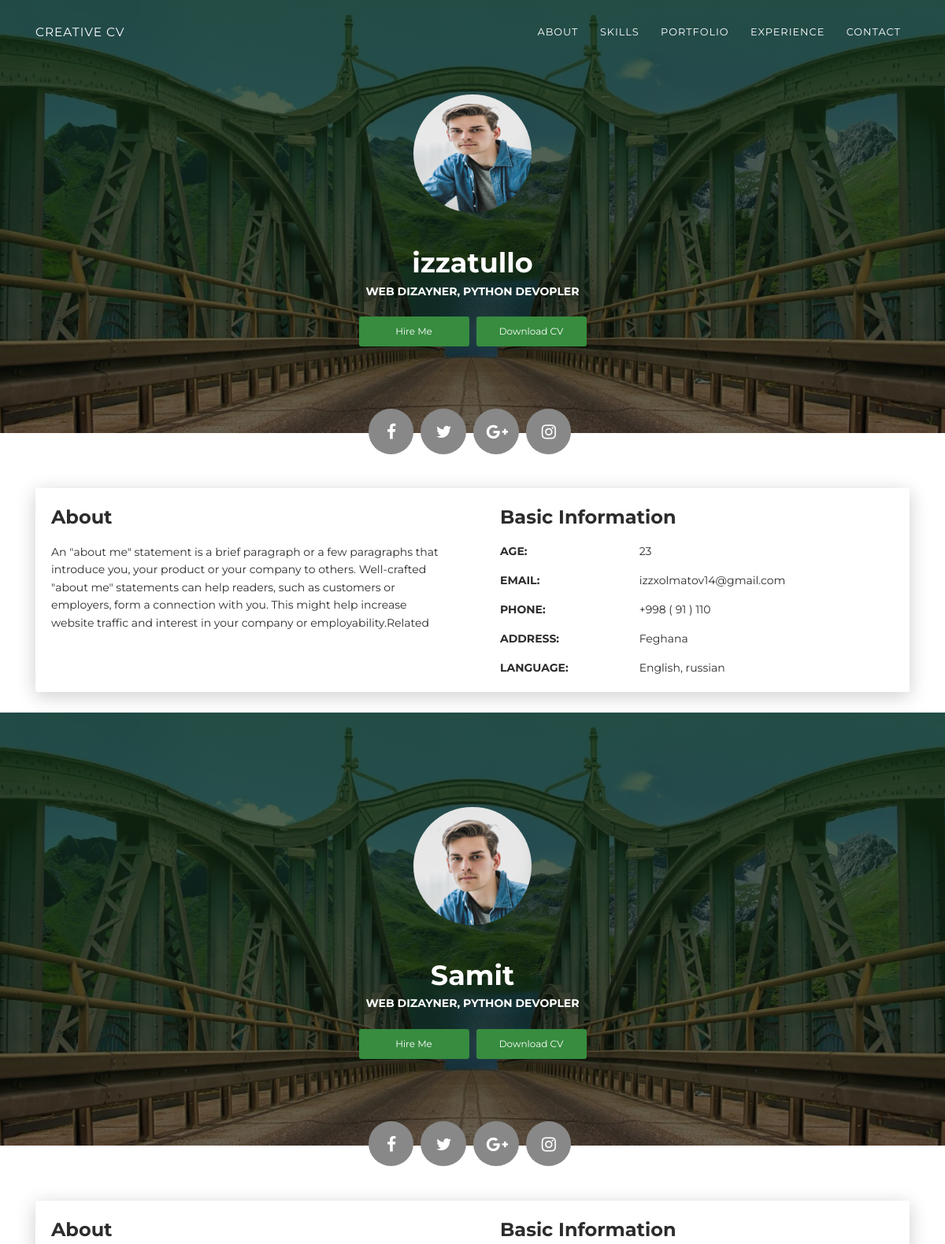
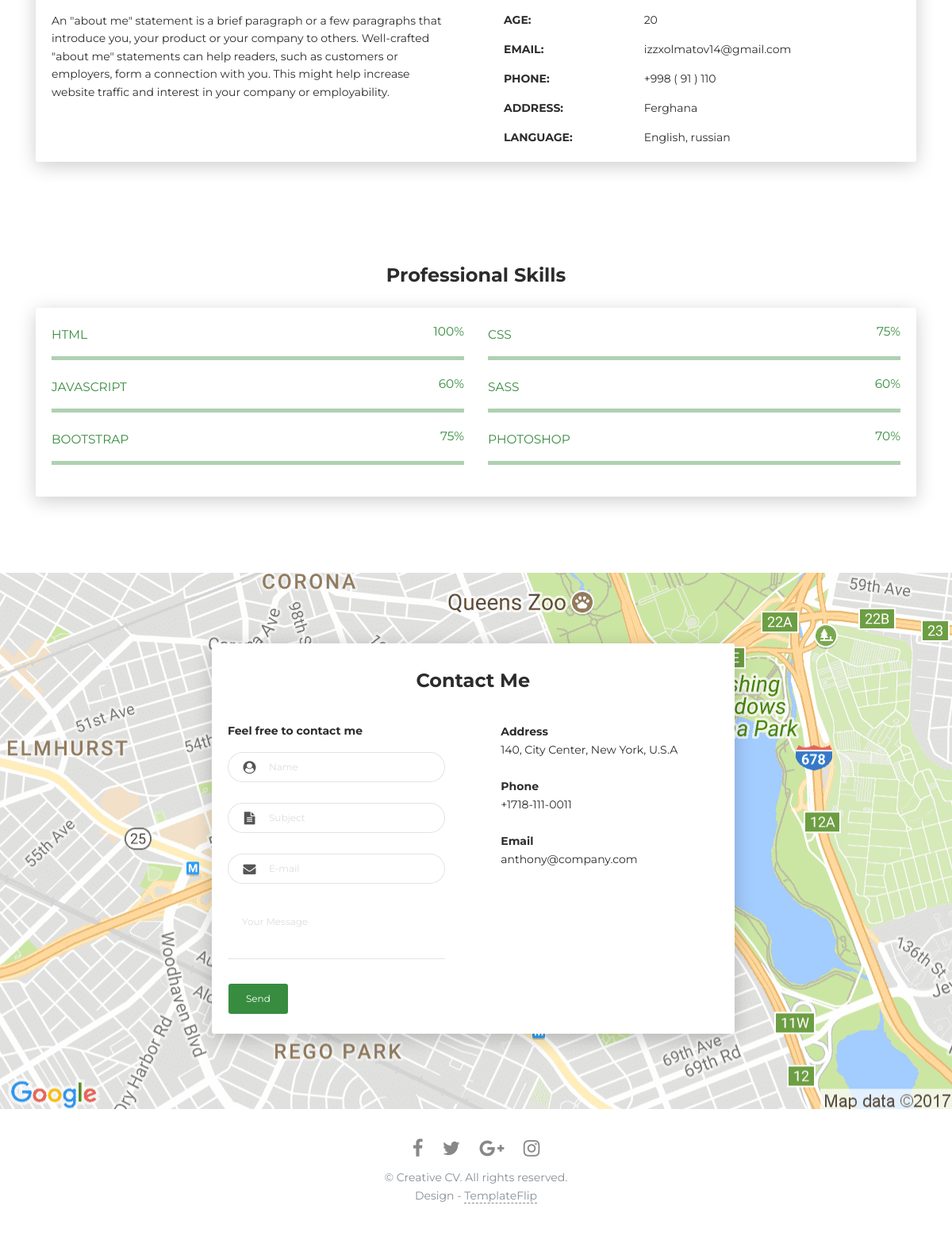
The page / on the database its author committed (2 pictures, top to bottom).
### Exam/models.py (models this page shows, shortened)
class Resume(models.Model):
    name = models.CharField(max_length=30)
    photo = models.ImageField(upload_to='photos/')
    skills = models.CharField(max_length=255) # bu yerga qanaqa ishlarni bilasiz oshalrni yozasiz
    aboutme = models.TextField()
    age = models.IntegerField()
    email = models.EmailField()
    phone = models.CharField(max_length=15)
    address = models.CharField(max_length=255)
    language = models.CharField(max_length=355)
    follow_me_on_facebook = models.CharField(max_length=255)
    follow_me_on_twitter = models.CharField(max_length=255)
    follow_me_on_google = models.CharField(max_length=255)
    follow_me_on_instagram = models.CharField(max_length=255)

### Exam/views.py (the view)
# urls.py: path('', views.home, name='index page'),
def home(request):
    resumes = models.Resume.objects.all()
    context = {
        'resume': resumes,
    }
    return render(request, 'index.html',context)

### templates/index.html (shortened to what this page needs)
<!DOCTYPE html>
{% load static %}
<html lang="en-US">
  <head>
    <link href="https://maxcdn.bootstrapcdn.com/font-awesome/latest/css/font-awesome.min.css" rel="stylesheet">
    <link href="{% static 'css/aos.css' %}" rel="stylesheet">
    <link href="{% static 'css/bootstrap.min.css' %}" rel="stylesheet">
    <link href="{% static 'css/main.css' %}" rel="stylesheet">
  </head>
  <body id="top">
    <header>
      <div class="profile-page sidebar-collapse">
        <nav class="navbar navbar-expand-lg fixed-top navbar-transparent bg-primary" color-on-scroll="400">
          <div class="container">
            <div class="navbar-translate"><a class="navbar-brand" href="#" rel="tooltip">Creative CV</a>
            </div>
            <div class="collapse navbar-collapse justify-content-end" id="navigation">
              <ul class="navbar-nav">
                <li class="nav-item"><a class="nav-link smooth-scroll" href="#about">About</a></li>
                <li class="nav-item"><a class="nav-link smooth-scroll" href="#skill">Skills</a></li>
                <li class="nav-item"><a class="nav-link smooth-scroll" href="#portfolio">Portfolio</a></li>
                <li class="nav-item"><a class="nav-link smooth-scroll" href="#experience">Experience</a></li>
                <li class="nav-item"><a class="nav-link smooth-scroll" href="#contact">Contact</a></li>
              </ul>
            </div>
          </div>
        </nav>
      </div>
    </header>
    <div class="page-content">
      <div>
{% for resumes in resume %}
<div class="profile-page">
  <div class="wrapper">
    <div class="page-header page-header-small" filter-color="green">
      <div class="container">
        <div class="content-center">
          <div class="cc-profile-image"><a href="#"><img src="{{resumes.photo.url}}" alt="Image"/></a></div>
          <div class="h2 title">{{resumes.name}}</div>
          <p class="category text-white">{{resumes.skills}}</p><a class="btn btn-primary smooth-scroll mr-2" href="#contact" data-aos="zoom-in" data-aos-anchor="data-aos-anchor">Hire Me</a><a class="btn btn-primary" href="#" data-aos="zoom-in" data-aos-anchor="data-aos-anchor">Download CV</a>
        </div>
      </div>
      <div class="section">
        <div class="container">
          <div class="button-container"><a class="btn btn-default btn-round btn-lg btn-icon" href="{{resumes.follow_me_on_facebook}}" rel="tooltip" title="Follow me on Facebook"><i class="fa fa-facebook"></i></a><a class="btn btn-default btn-round btn-lg btn-icon" href="{{resumes.follow_me_on_twitter}}" rel="tooltip" title="Follow me on Twitter"><i class="fa fa-twitter"></i></a><a class="btn btn-default btn-round btn-lg btn-icon" href="{{resumes.follow_me_on_google}}" rel="tooltip" title="Follow me on Google"><i class="fa fa-google-plus"></i></a><a class="btn btn-default btn-round btn-lg btn-icon" href="{{resumes.follow_me_on_instagram}}" rel="tooltip" title="Follow me on Instagram"><i class="fa fa-instagram"></i></a></div>
        </div>
      </div>
    </div>
  </div>
</div>
<div class="section" id="about">
  <div class="container">
    <div class="card" data-aos="fade-up" data-aos-offset="10">
      <div class="row">
        <div class="col-lg-6 col-md-12">
          <div class="card-body">
            <div class="h4 mt-0 title">About</div>
            <p>{{resumes.aboutme}}</p>
          </div>
        </div>
        <div class="col-lg-6 col-md-12">
          <div class="card-body">
            <div class="h4 mt-0 title">Basic Information</div>
            <div class="row">
              <div class="col-sm-4"><strong class="text-uppercase">Age:</strong></div>
              <div class="col-sm-8">{{resumes.age}}</div>
            </div>
            <div class="row mt-3">
              <div class="col-sm-4"><strong class="text-uppercase">Email:</strong></div>
              <div class="col-sm-8">{{resumes.email}}</div>
            </div>
            <div class="row mt-3">
              <div class="col-sm-4"><strong class="text-uppercase">Phone:</strong></div>
              <div class="col-sm-8">{{resumes.phone}}</div>
            </div>
            <div class="row mt-3">
              <div class="col-sm-4"><strong class="text-uppercase">Address:</strong></div>
              <div class="col-sm-8">{{resumes.address}}</div>
            </div>
            <div class="row mt-3">
              <div class="col-sm-4"><strong class="text-uppercase">Language:</strong></div>
              <div class="col-sm-8">{{resumes.language}}</div>
            </div>
          </div>
        </div>
      </div>
    </div>
  </div>
</div>
{% endfor %}
<div class="section" id="skill">
  <div class="container">
    <div class="h4 text-center mb-4 title">Professional Skills</div>
    <div class="card" data-aos="fade-up" data-aos-anchor-placement="top-bottom">
      <div class="card-body">
        <div class="row">
          <div class="col-md-6">
            <div class="progress-container progress-primary"><span class="progress-badge">HTML</span>
              <i class="fa-brands fa-html5"></i>
              <div class="progress">
                <span class="progress-value">100%</span>
              </div>
            </div>
          </div>
          <div class="col-md-6">
            <div class="progress-container progress-primary"><span class="progress-badge">CSS</span>
              <div class="progress">
                <span class="progress-value">75%</span>
              </div>
            </div>
          </div>
        </div>
        <div class="row">
          <div class="col-md-6">
            <div class="progress-container progress-primary"><span class="progress-badge">JavaScript</span>
              <div class="progress">
                <span class="progress-value">60%</span>
              </div>
            </div>
          </div>
          <div class="col-md-6">
            <div class="progress-container progress-primary"><span class="progress-badge">SASS</span>
              <div class="progress">
                <span class="progress-value">60%</span>
              </div>
            </div>
          </div>
        </div>
        <div class="row">
          <div class="col-md-6">
            <div class="progress-container progress-primary"><span class="progress-badge">Bootstrap</span>
              <div class="progress">
                <span class="progress-value">75%</span>
              </div>
            </div>
          </div>
          <div class="col-md-6">
            <div class="progress-container progress-primary"><span class="progress-badge">Photoshop</span>
              <div class="progress">
                <span class="progress-value">70%</span>
              </div>
            </div>
          </div>
        </div>
      </div>
    </div>
  </div>
</div>
<div class="section" id="contact">
  <div class="cc-contact-information" style="background-image: url('images/staticmap.png')">
    <div class="container">
      <div class="cc-contact">
        <div class="row">
          <div class="col-md-9">
            <div class="card mb-0" data-aos="zoom-in">
              <div class="h4 text-center title">Contact Me</div>
              <div class="row">
                <div class="col-md-6">
                  <div class="card-body">
                    <form action="https://formspree.io/your@email.com" method="POST">
                      <div class="p pb-3"><strong>Feel free to contact me </strong></div>
                      <div class="row mb-3">
                        <div class="col">
                          <div class="input-group"><span class="input-group-addon"><i class="fa fa-user-circle"></i></span>
                            <input class="form-control" type="text" name="name" placeholder="Name" required="required"/>
                          </div>
                        </div>
                      </div>
                      <div class="row mb-3">
                        <div class="col">
                          <div class="input-group"><span class="input-group-addon"><i class="fa fa-file-text"></i></span>
                            <input class="form-control" type="text" name="Subject" placeholder="Subject" required="required"/>
                          </div>
                        </div>
                      </div>
                      <div class="row mb-3">
                        <div class="col">
                          <div class="input-group"><span class="input-group-addon"><i class="fa fa-envelope"></i></span>
                            <input class="form-control" type="email" name="_replyto" placeholder="E-mail" required="required"/>
                          </div>
                        </div>
                      </div>
                      <div class="row mb-3">
                        <div class="col">
                          <div class="form-group">
                            <textarea class="form-control" name="message" placeholder="Your Message" required="required"></textarea>
                          </div>
                        </div>
                      </div>
                      <div class="row">
                        <div class="col">
                          <button class="btn btn-primary" type="submit">Send</button>
                        </div>
                      </div>
                    </form>
                  </div>
                </div>
                <div class="col-md-6">
                  <div class="card-body">
                    <p class="mb-0"><strong>Address </strong></p>
                    <p class="pb-2">140, City Center, New York, U.S.A</p>
                    <p class="mb-0"><strong>Phone</strong></p>
                    <p class="pb-2">+1718-111-0011</p>
                    <p class="mb-0"><strong>Email</strong></p>
                    <p>anthony@company.com</p>
                  </div>
                </div>
              </div>
            </div>
          </div>
        </div>
      </div>
    </div>
  </div>
</div></div>
    </div>
    <footer class="footer">
      <div class="container text-center"><a class="cc-facebook btn btn-link" href="#"><i class="fa fa-facebook fa-2x " aria-hidden="true"></i></a><a class="cc-twitter btn btn-link " href="#"><i class="fa fa-twitter fa-2x " aria-hidden="true"></i></a><a class="cc-google-plus btn btn-link" href="#"><i class="fa fa-google-plus fa-2x" aria-hidden="true"></i></a><a class="cc-instagram btn btn-link" href="#"><i class="fa fa-instagram fa-2x " aria-hidden="true"></i></a></div>
      <div class="text-center text-muted">
        <p>&copy; Creative CV. All rights reserved.<br>Design - <a class="credit" href="https://templateflip.com" target="_blank">TemplateFlip</a></p>
      </div>
    </footer>
  </body>
</html>

### rows shown on the page
Resume: photo (picture), name "izzatullo", skills "WEB DIZAYNER, PYTHON DEVOPLER", aboutme "An \"about me\" statement is a brief paragraph or a few paragraphs that introduce you, your product or your company to others. Well-crafted \"about me\" statements can help readers, such as customers or employers, form a connection with you. This might help increase website traffic and interest in your company or employability.Related", age "23", email "izzxolmatov14@gmail.com", phone "+998 ( 91 ) 110", address "Feghana", language "English, russian"
Resume: photo (picture), name "Samit", skills "WEB DIZAYNER, PYTHON DEVOPLER", aboutme "An \"about me\" statement is a brief paragraph or a few paragraphs that introduce you, your product or your company to others. Well-crafted \"about me\" statements can help readers, such as customers or employers, form a connection with you. This might help increase website traffic and interest in your company or employability.", age "20", email "izzxolmatov14@gmail.com", phone "+998 ( 91 ) 110", address "Ferghana", language "English, russian"
